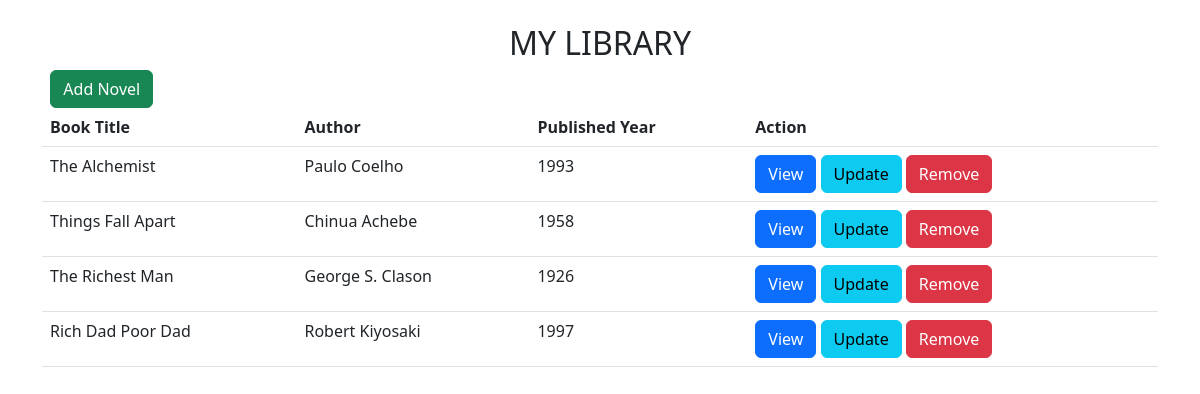
The page / on the database its author committed.
### trackbooks/models.py (models this page shows)
class Novel(models.Model):
    id = models.UUIDField(default=uuid.uuid4, unique=True, primary_key=True, editable=False)
    title = models.CharField(max_length=200, blank=False)
    description = models.TextField(max_length=2000, blank=True)
    author = models.CharField(max_length=100, blank=False)
    year = models.IntegerField(blank=False, default=2000)
    novel_link = models.CharField(max_length=2000, null=True, blank=True)
    created = models.DateTimeField(auto_now_add=True)

### trackbooks/views.py (the view)
# urls.py: path('', views.allNovels, name='allnovels'),
def allNovels(request):
    novels = Novel.objects.all()
    context = {'novels': novels,}
    return render(request, 'allnovels.html', context)

### templates/allnovels.html (shortened to what this page needs)
{% extends "base.html" %}
{% block content %}
<div class="container text-left">
    <h2 class="text-center">MY LIBRARY</h2>
    <a type="button" class="btn btn-success float-righ" href="{% url 'add_novel' %}">Add Novel</a>
    <table class="table">
        <thead>
            <tr>
                <th scope="col">Book Title</th>
                <th scope="col">Author</th>
                <th scope="col">Published Year</th>
                <th scope="col">Action</th>
            </tr>
        </thead>
        <tbody>
            {% for novel in novels %}
            <tr>
                <td>{{ novel.title }}</td>
                <td>{{ novel.author }}</td>
                <td>{{ novel.year }}</td>
                <td><a type="button" class="btn btn-primary" href="{% url 'novel' novel.id %}">View</a>
                    <a type="button" class="btn btn-info" href="{% url 'update_novel' novel.id %}">Update</a>
                    <a type="button" class="btn btn-danger" href="{% url 'delete-novel' novel.id %}">Remove</a>
                </td>
            </tr>
            {% endfor %}
        </tbody>
    </table>
</div>
{% endblock %}

### templates/base.html (shortened to what this page needs)
<html lang="en">
<head>
    <link rel="stylesheet" href="https://cdn.jsdelivr.net/npm/bootstrap@5.2.3/dist/css/bootstrap.min.css"
>
    </head>
<body>
    {% block content %}
    {% endblock %}
</body>
</html>

### rows shown on the page
Novel: title "The Alchemist", author "Paulo Coelho", year "1993"
Novel: title "Things Fall Apart", author "Chinua Achebe", year "1958"
Novel: title "The Richest Man", author "George S. Clason", year "1926"
Novel: title "Rich Dad Poor Dad", author "Robert Kiyosaki", year "1997"
